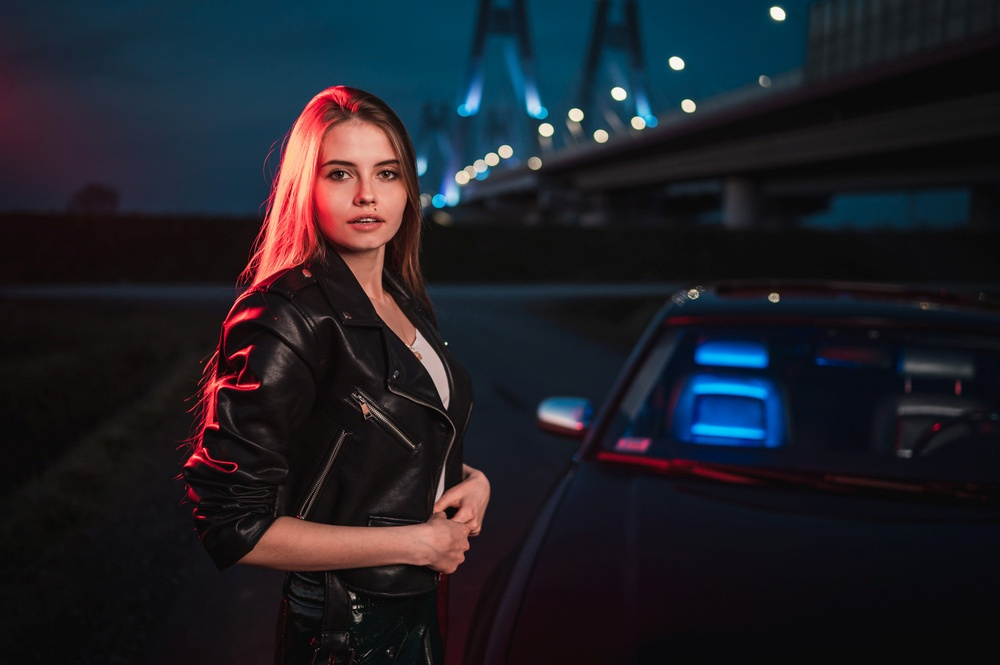
#> input picture pythonProject_colorSpaces/example.jpg, 1000 x 665 px, shrunk from 1500 x 998 before the run
$ python main.py
#> lines starting #> are read from the running program, lines starting #| are printed output that depends on the picture; after the words box and inside, x2 and y2 are one past the last pixel; in counts of white or black regions, pixels touching at a corner belong together
import cv2
import numpy as np

# Z1 - Wizualizacja składowych RGB i HSV

image = cv2.imread("example.jpg")
#> image is the input picture: shape (665, 1000, 3); mean B, G, R 38.9, 31.6, 30.5
cv2.imshow("Original - RGB", image)

b, g, r = cv2.split(image)
cv2.imshow("Blue Channel", b)
cv2.imshow("Green Channel", g)
cv2.imshow("Red Channel", r)

hsv = cv2.cvtColor(image, cv2.COLOR_BGR2HSV)
#> hsv: shape (665, 1000, 3); mean H, S, V 94.1, 101.6, 46.6
cv2.imshow("HSV", hsv)

h, s, v = cv2.split(hsv)
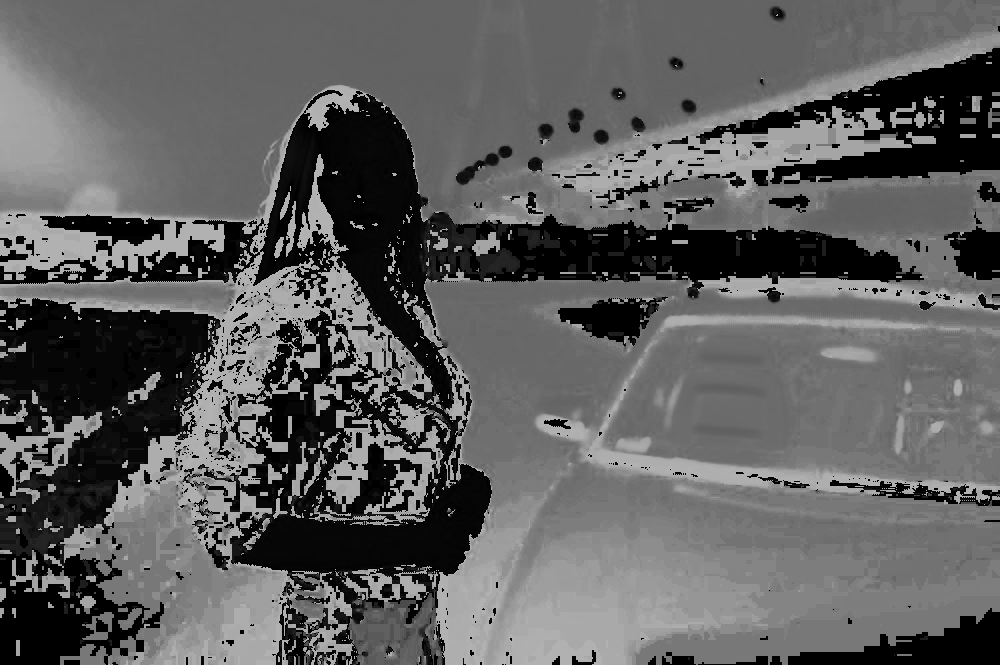
#> h: shape (665, 1000); min 0, max 179, mean 94.1
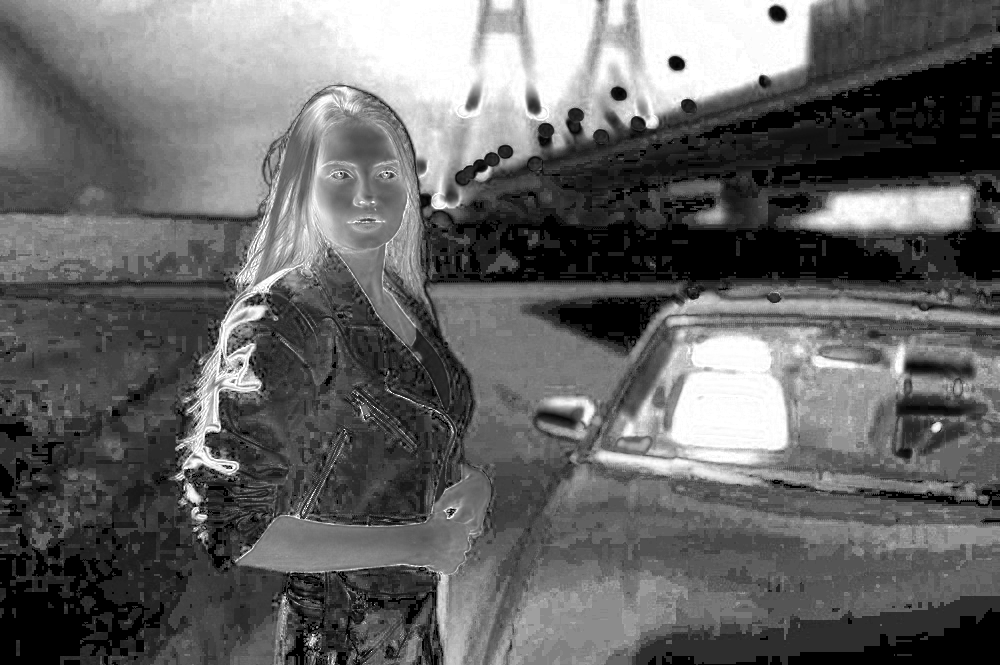
#> s: shape (665, 1000); min 0, max 255, mean 101.6
cv2.imshow("Hue Channel", h)
cv2.imshow("Saturation Channel", s)
cv2.imshow("Value Channel", v)

cv2.waitKey(0)
cv2.destroyAllWindows()

# Z2 - Modyfikacja jednego kanału (np. Saturation)

image = cv2.imread("example.jpg")
hsv = cv2.cvtColor(image, cv2.COLOR_BGR2HSV)
h, s, v = cv2.split(hsv)

s = cv2.add(s, 30)  # zwiększenie nasycenia
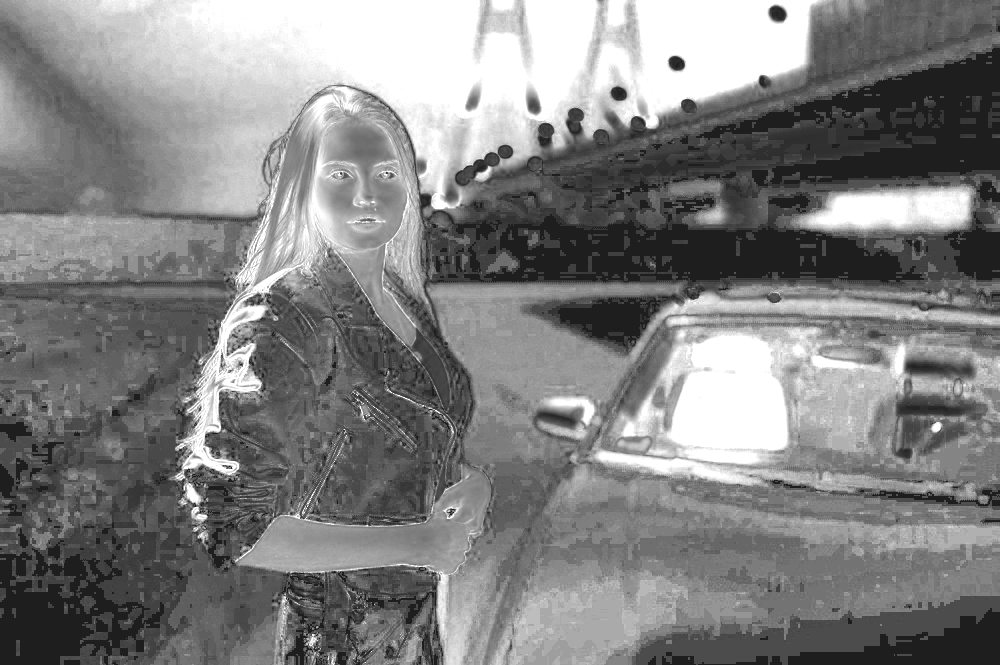
#> s: shape (665, 1000); min 30, max 255, mean 129.5
merged = cv2.merge([h, s, v])
#> merged: shape (665, 1000, 3); mean H, S, V 94.1, 129.5, 46.6
modified = cv2.cvtColor(merged, cv2.COLOR_HSV2BGR)

cv2.imshow("Original", image)
cv2.imshow("Modified - Saturation +30", modified)

cv2.waitKey(0)
cv2.destroyAllWindows()

# Z3 - Wykrywanie niebieskich obiektów

image = cv2.imread("example.jpg")
hsv = cv2.cvtColor(image, cv2.COLOR_BGR2HSV)

lower_blue = np.array([100, 150, 50])
upper_blue = np.array([140, 255, 255])
mask = cv2.inRange(hsv, lower_blue, upper_blue)
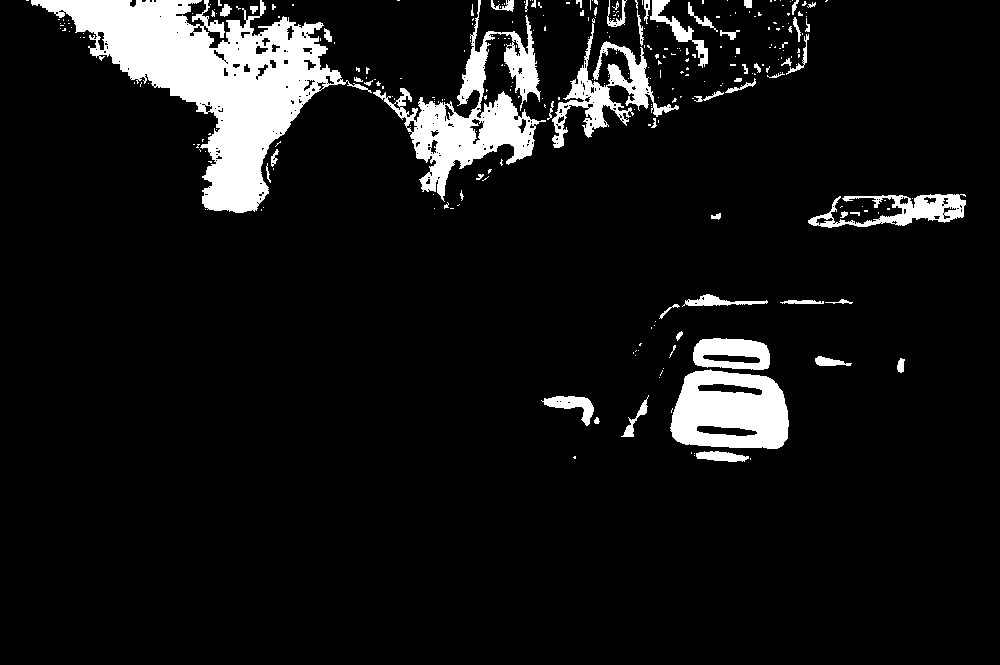
#> mask: shape (665, 1000); 8.5% white; 291 white regions (231 under 20 px), largest, box (x1, y1, x2, y2) and area: (31, 0, 372, 213) 25394, (373, 0, 546, 202) 9489, (670, 369, 789, 449) 7127

result = cv2.bitwise_and(image, image, mask=mask)

cv2.imshow("Original", image)
cv2.imshow("Blue Mask", mask)
cv2.imshow("Detected Blue", result)

cv2.waitKey(0)
cv2.destroyAllWindows()

# Z4 - Manipulacja barwy (zmiana H)

image = cv2.imread("example.jpg")
hsv = cv2.cvtColor(image, cv2.COLOR_BGR2HSV)

h, s, v = cv2.split(hsv)
h = (h + 30) % 180
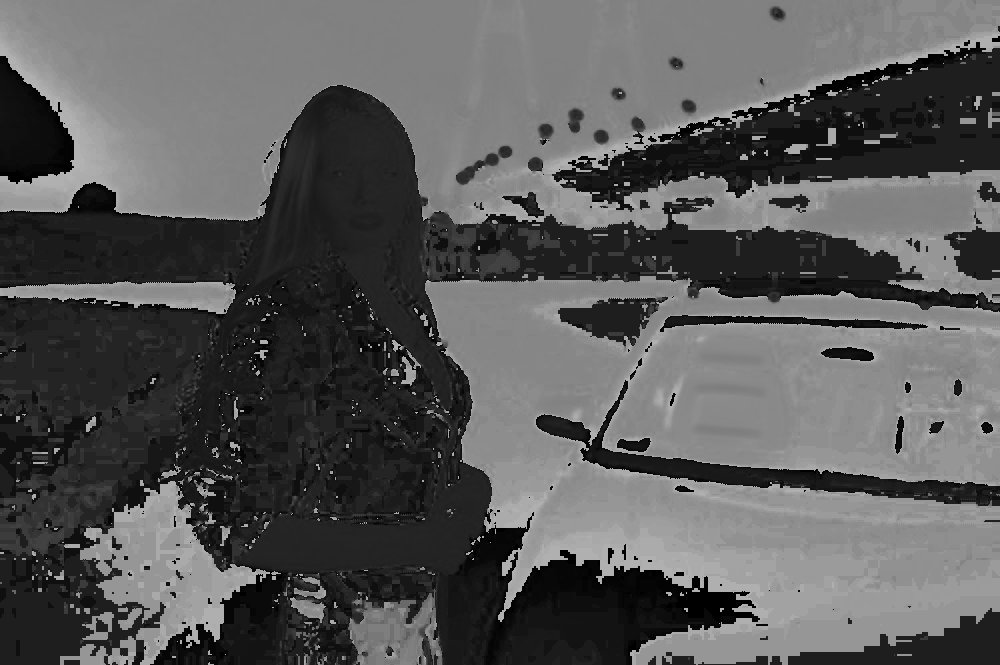
#> h: shape (665, 1000); min 0, max 179, mean 88.6

merged = cv2.merge([h, s, v])
#> merged: shape (665, 1000, 3); mean H, S, V 88.6, 101.6, 46.6
modified = cv2.cvtColor(merged, cv2.COLOR_HSV2BGR)

cv2.imshow("Original", image)
cv2.imshow("Hue +30", modified)

cv2.waitKey(0)
cv2.destroyAllWindows()

# Z5 - Wykrywanie zielonych obiektów

image = cv2.imread("example.jpg")
hsv = cv2.cvtColor(image, cv2.COLOR_BGR2HSV)

lower_green = np.array([35, 40, 40])
upper_green = np.array([85, 255, 255])
mask = cv2.inRange(hsv, lower_green, upper_green)
#> mask: shape (665, 1000); 0.06% white in thin lines or dots, all inside (x1, y1, x2, y2) = (420, 6, 786, 633)

result = cv2.bitwise_and(image, image, mask=mask)

cv2.imshow("Original", image)
cv2.imshow("Green Mask", mask)
cv2.imshow("Detected Green", result)

cv2.waitKey(0)
cv2.destroyAllWindows()

# Z6 - Rozpoznawanie koloru skóry

image = cv2.imread("example.jpg")
hsv = cv2.cvtColor(image, cv2.COLOR_BGR2HSV)

lower_skin = np.array([0, 20, 70])
upper_skin = np.array([20, 255, 255])
mask = cv2.inRange(hsv, lower_skin, upper_skin)
#> mask: shape (665, 1000); 5.3% white; 157 white regions (117 under 20 px), largest, box (x1, y1, x2, y2) and area: (245, 90, 450, 408) 19606, (240, 464, 491, 574) 11694, (264, 344, 291, 384) 410

result = cv2.bitwise_and(image, image, mask=mask)

cv2.imshow("Original", image)
cv2.imshow("Skin Mask", mask)
cv2.imshow("Detected Skin", result)

cv2.waitKey(0)
cv2.destroyAllWindows()

# Z7 - Analiza nasycenia

image = cv2.imread("example.jpg")
hsv = cv2.cvtColor(image, cv2.COLOR_BGR2HSV)
h, s, v = cv2.split(hsv)

s_lower = cv2.subtract(s, 50)
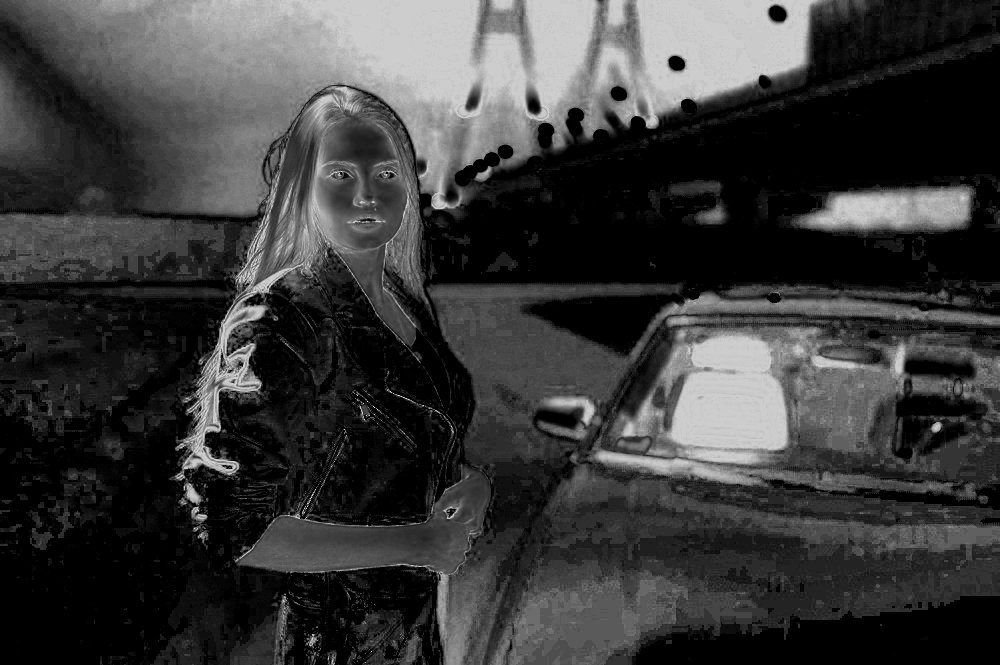
#> s_lower: shape (665, 1000); min 0, max 205, mean 58.4
s_higher = cv2.add(s, 50)

img_low = cv2.cvtColor(cv2.merge([h, s_lower, v]), cv2.COLOR_HSV2BGR)
img_high = cv2.cvtColor(cv2.merge([h, s_higher, v]), cv2.COLOR_HSV2BGR)

cv2.imshow("Original", image)
cv2.imshow("Lower Saturation", img_low)
cv2.imshow("Higher Saturation", img_high)

cv2.waitKey(0)
cv2.destroyAllWindows()

# Z8 - Segmentacja kolorów (niebieski, czerwony, zielony)

image = cv2.imread("example.jpg")
hsv = cv2.cvtColor(image, cv2.COLOR_BGR2HSV)

# Blue
blue_mask = cv2.inRange(hsv, (100, 150, 50), (140, 255, 255))
# Red
red_mask1 = cv2.inRange(hsv, (0, 100, 100), (10, 255, 255))
#> red_mask1: shape (665, 1000); 3.7% white; 77 white regions (65 under 20 px), largest, box (x1, y1, x2, y2) and area: (245, 90, 416, 346) 13857, (243, 467, 490, 573) 9880, (207, 380, 223, 392) 95
red_mask2 = cv2.inRange(hsv, (160, 100, 100), (180, 255, 255))
#> red_mask2: shape (665, 1000); 1.1% white; 68 white regions (52 under 20 px), largest, box (x1, y1, x2, y2) and area: (184, 357, 260, 472) 1687, (297, 154, 338, 251) 1202, (284, 86, 359, 139) 1013
red_mask = cv2.bitwise_or(red_mask1, red_mask2)
#> red_mask: shape (665, 1000); 4.7% white; 69 white regions (55 under 20 px), largest, box (x1, y1, x2, y2) and area: (222, 86, 416, 346) 18436, (243, 467, 490, 573) 9880, (184, 331, 260, 472) 1891
# Green
green_mask = cv2.inRange(hsv, (35, 40, 40), (85, 255, 255))

combined_mask = cv2.bitwise_or(cv2.bitwise_or(blue_mask, red_mask), green_mask)
#> combined_mask: shape (665, 1000); 13.3% white; 419 white regions (342 under 20 px), largest, box (x1, y1, x2, y2) and area: (31, 0, 416, 346) 43830, (243, 467, 490, 573) 9880, (373, 0, 546, 202) 9491
result = cv2.bitwise_and(image, image, mask=combined_mask)
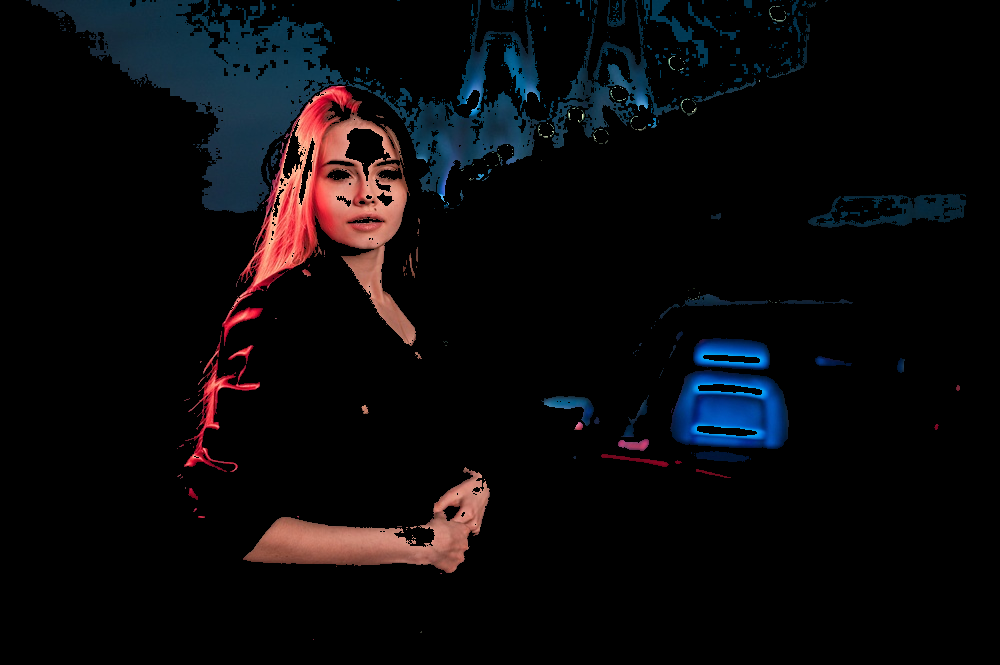
#> result: shape (665, 1000, 3); mean B, G, R 11.7, 9.4, 10.3

cv2.imshow("Original", image)
cv2.imshow("Combined Mask", combined_mask)
cv2.imshow("Segmented Colors", result)

cv2.waitKey(0)
cv2.destroyAllWindows()
